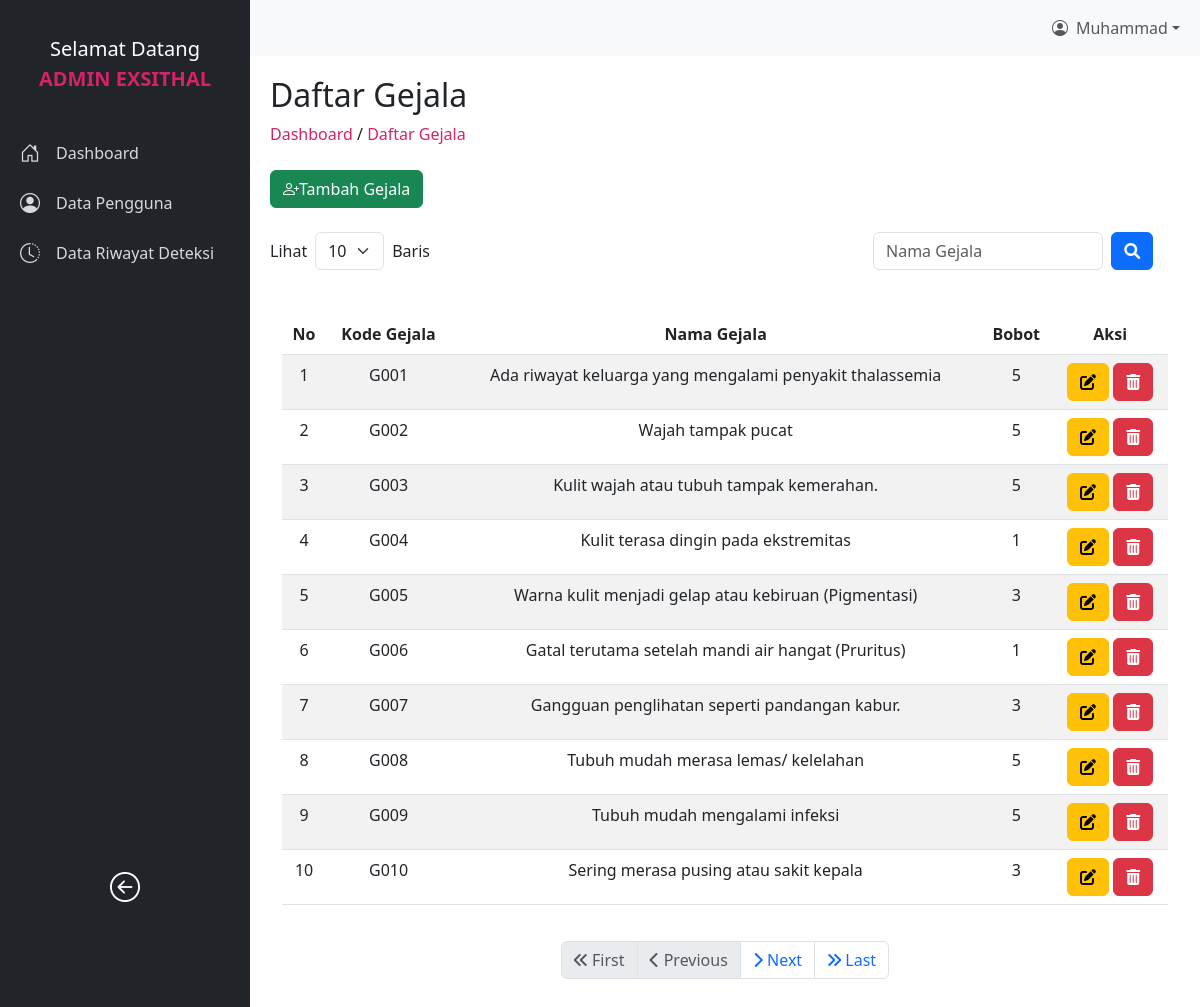
Page /admin/c-halgejala.php (signed in) on the committed database.
### tables this page shows
CREATE TABLE `gejala` (
  `kodegejala` varchar(5) NOT NULL,
  `namagejala` varchar(100) NOT NULL,
  `bobot` float NOT NULL
);

### admin/c-halgejala.php (the view, shortened to what this page needs)
<?php
require '../database/koneksi.php';
$limit = isset($_GET['limit']) ? (int)$_GET['limit'] : 10;
$page = isset($_GET['page']) ? (int)$_GET['page'] : 1;
$offset = ($page - 1) * $limit;
$searchQuery = isset($_GET['search']) ? trim($_GET['search']) : '';
$searchCondition = !empty($searchQuery) ? "WHERE namagejala LIKE '%" . mysqli_real_escape_string($conn, $searchQuery) . "%'" : '';
$query = "SELECT * FROM gejala $searchCondition LIMIT $limit OFFSET $offset";
$gejalaResult = mysqli_query($conn, $query);
$totalQuery = "SELECT COUNT(*) AS total FROM gejala $searchCondition";
$totalResult = mysqli_query($conn, $totalQuery);
$totalRow = mysqli_fetch_assoc($totalResult);
$totalPages = ceil($totalRow['total'] / $limit);
?>
<!DOCTYPE html>
<html lang="en">
<head>
    <link href="https://cdn.jsdelivr.net/npm/bootstrap@5.3.0/dist/css/bootstrap.min.css" rel="stylesheet">
    <link rel="stylesheet" href="https://cdnjs.cloudflare.com/ajax/libs/font-awesome/6.0.0-beta3/css/all.min.css">
    <link href="https://cdnjs.cloudflare.com/ajax/libs/bootstrap-icons/1.10.3/font/bootstrap-icons.min.css" rel="stylesheet">
    <link rel="stylesheet" href="../asset/css/admin.css">
</head>
<body>
<?php include 'sidebar.php'; ?>
<?php include 'navbar.php'; ?>
<div id="content" style="margin-top: 56px;">
    <h2>Daftar Gejala</h2>
    <a href="z-dashboard.php" style="text-decoration: none; color: #d62268;">Dashboard</a> /
    <a href="c-halgejala.php" style="text-decoration: none; color: #d62268;">Daftar Gejala</a>
    <div class="d-flex justify-content-between align-items-center mt-4">
        <button type="button" class="btn btn-success" data-bs-toggle="modal" data-bs-target="#addGejalaModal">
        <i class="bi bi-person-plus"></i>Tambah Gejala
        </button>
    </div>
    <div class="d-flex justify-content-between align-items-center mt-4">
        <div class="d-flex align-items-center">
            <label for="entriesSelect" class="me-2">Lihat</label>
            <select id="entriesSelect" class="form-select w-auto" onchange="changeLimit(this.value)">
                <option value="10" <?php if ($limit == 10) echo 'selected'; ?>>10</option>
            </select>
            <span class="ms-2 me-2">Baris</span>
        </div>
        <div class="d-flex align-items-center">
            <input type="text" class="form-control w-75 me-2" placeholder="Nama Gejala" id="searchInput"
                value="<?php echo htmlspecialchars($searchQuery); ?>"
                onkeypress="if(event.key === 'Enter') searchGejala()">
            <button type="button" class="btn btn-primary" onclick="searchGejala()">
                <i class="fas fa-search"></i>
            </button>
        </div>
    </div>
    <div class="container mt-4">
        <div class="table-responsive">
            <table class="table table-striped table-hover">
                <thead>
                    <tr>
                        <th class="text-center">No</th>
                        <th class="text-center">Kode Gejala</th>
                        <th class="text-center">Nama Gejala</th>
                        <th class="text-center">Bobot</th>
                        <th class="text-center">Aksi</th>
                    </tr>
                </thead>
                <tbody>
                    <?php if (mysqli_num_rows($gejalaResult) > 0): ?>
                        <?php $counter = $offset + 1; ?>
                        <?php while ($gejala = mysqli_fetch_assoc($gejalaResult)): ?>
                            <tr>
                                <td class="text-center"><?php echo $counter++; ?></td>
                                <td class="text-center"><?php echo htmlspecialchars($gejala['kodegejala']); ?></td>
                                <td class="text-center"><?php echo htmlspecialchars($gejala['namagejala']); ?></td>
                                <td class="text-center"><?php echo htmlspecialchars($gejala['bobot']); ?></td>
                                <td class="text-center">
                                <button type="button" class="btn btn-warning" data-bs-toggle="modal" data-bs-target="#updateModal-<?php echo $gejala['kodegejala']; ?>"><i class="fas fa-edit"></i> </button>
                                <a href="../handler/gejala/admin-hapusgejala.php?kodegejala=<?php echo $gejala['kodegejala']; ?>&limit=<?php echo $limit; ?>&page=<?php echo $page; ?>&search=<?php echo htmlspecialchars($searchQuery); ?>" class="btn btn-danger" onclick="return confirm('Apakah Anda yakin ingin menghapus gejala ini?');"><i class="fas fa-trash-alt"></i></a>
                            </td>
                            </tr>
                        <?php endwhile; ?>
                    <?php else: ?>
                        <tr>
                            <td colspan="5" class="text-center">Tidak ada data gejala yang tersedia.</td>
                        </tr>
                    <?php endif; ?>
                </tbody>
            </table>
        </div>
    </div>
    <div class="pagination-container">
        <nav aria-label="Page navigation">
            <ul class="pagination justify-content-center">
                <li class="page-item <?= $page <= 1 ? 'disabled' : ''; ?>">
                    <a class="page-link" href="?page=1&limit=<?= $limit; ?>&search=<?= htmlspecialchars($searchQuery); ?>" aria-label="First">
                        <i class="fas fa-angle-double-left"></i> First
                    </a>
                </li>
                <li class="page-item <?= $page <= 1 ? 'disabled' : ''; ?>">
                    <a class="page-link" href="?page=<?= $page - 1; ?>&limit=<?= $limit; ?>&search=<?= htmlspecialchars($searchQuery); ?>" aria-label="Previous">
                        <i class="fas fa-chevron-left"></i> Previous
                    </a>
                </li>
                <li class="page-item <?= $page >= $totalPages ? 'disabled' : ''; ?>">
                    <a class="page-link" href="?page=<?= $page + 1; ?>&limit=<?= $limit; ?>&search=<?= htmlspecialchars($searchQuery); ?>" aria-label="Next">
                        <i class="fas fa-chevron-right"></i> Next
                    </a>
                </li>
                <li class="page-item <?= $page >= $totalPages ? 'disabled' : ''; ?>">
                    <a class="page-link" href="?page=<?= $totalPages; ?>&limit=<?= $limit; ?>&search=<?= htmlspecialchars($searchQuery); ?>" aria-label="Last">
                        <i class="fas fa-angle-double-right"></i> Last
                    </a>
                </li>
            </ul>
        </nav>
    </div>
</div>
</body>
</html>

### asset/css/admin.css (style rules this page uses)
body { display: flex; height: 100vh; margin: 0; overflow: hidden; }
#content { margin-left: 250px; padding: 20px; transition: margin-left 0.3s; width: calc(100% - 250px); overflow-y: auto; }

### admin/c-halgejala.php (style rules this page uses)
.table { margin-top: 20px; }
.table th, .table td { text-align: center; }
.pagination-container { margin-top: 20px; }

### rows in the picture
gejala: kodegejala "G001", namagejala "Ada riwayat keluarga yang mengalami penyakit thalassemia", bobot "5"
gejala: kodegejala "G002", namagejala "Wajah tampak pucat", bobot "5"
gejala: kodegejala "G003", namagejala "Kulit wajah atau tubuh tampak kemerahan.", bobot "5"
gejala: kodegejala "G004", namagejala "Kulit terasa dingin pada ekstremitas", bobot "1"
gejala: kodegejala "G005", namagejala "Warna kulit menjadi gelap atau kebiruan (Pigmentasi)", bobot "3"
gejala: kodegejala "G006", namagejala "Gatal terutama setelah mandi air hangat (Pruritus)", bobot "1"
gejala: kodegejala "G007", namagejala "Gangguan penglihatan seperti pandangan kabur.", bobot "3"
gejala: kodegejala "G008", namagejala "Tubuh mudah merasa lemas/ kelelahan", bobot "5"
gejala: kodegejala "G009", namagejala "Tubuh mudah mengalami infeksi", bobot "5"
gejala: kodegejala "G010", namagejala "Sering merasa pusing atau sakit kepala", bobot "3"

### other values in the picture
$_SESSION['namalengkap'] "Muhammad"
